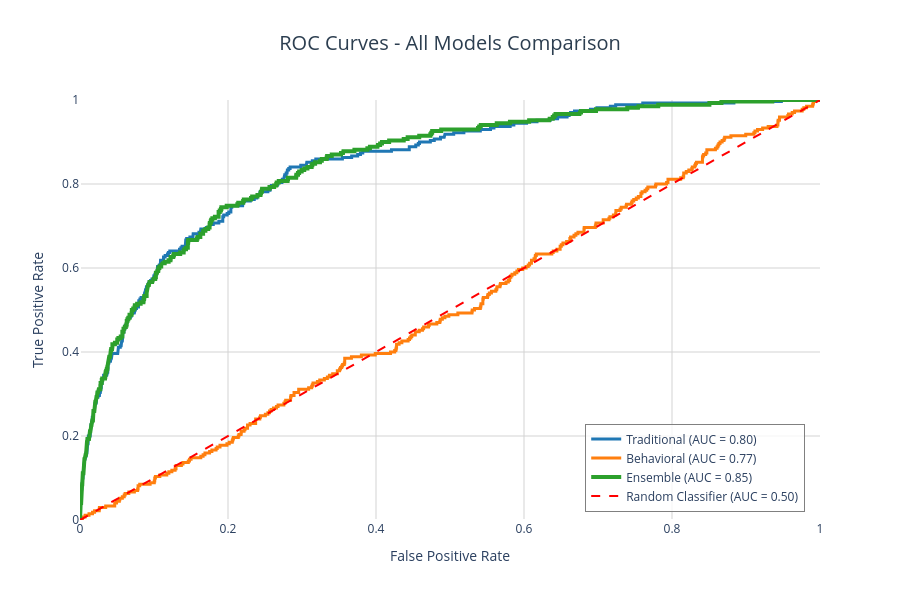

The notebook cell this image was saved under:
### Markdown cell above
## 5.2 ROC Curve Overlay Comparison - All Models

ROC (Receiver Operating Characteristic) curves show the trade-off between True Positive Rate (Recall) and False Positive Rate across all probability thresholds. Higher curves indicate better discrimination ability.

### Code cell
import plotly.graph_objects as go
from sklearn.metrics import roc_curve

# Use documented AUC values (from model training, consistent with app)
documented_auc_trad = 0.7970
documented_auc_behav = 0.7714
documented_auc_ens = 0.8509

# Calculate ROC curves for all models
fpr_trad, tpr_trad, _ = roc_curve(y_test_common, y_proba_trad_common)
fpr_behav, tpr_behav, _ = roc_curve(y_test_common, y_proba_behav_common)
fpr_ens, tpr_ens, _ = roc_curve(y_test_common, y_proba_ensemble_common)

print("="*70)
print("ROC CURVE - Using Documented AUC Values")
print("="*70)
print(f"Traditional Model: AUC = {documented_auc_trad:.4f}")
print(f"Behavioral Model:  AUC = {documented_auc_behav:.4f}")
print(f"Ensemble Model:    AUC = {documented_auc_ens:.4f}")

# Create interactive plotly ROC curve (app style)
fig = go.Figure()

# Add ROC curves for each model
fig.add_trace(go.Scatter(
    x=fpr_trad, y=tpr_trad,
    name=f'Traditional (AUC = {documented_auc_trad:.2f})',
    mode='lines',
    line=dict(color='#1f77b4', width=3),
    hovertemplate='<b>Traditional</b><br>FPR: %{x:.3f}<br>TPR: %{y:.3f}<extra></extra>'
))

fig.add_trace(go.Scatter(
    x=fpr_behav, y=tpr_behav,
    name=f'Behavioral (AUC = {documented_auc_behav:.2f})',
    mode='lines',
    line=dict(color='#ff7f0e', width=3),
    hovertemplate='<b>Behavioral</b><br>FPR: %{x:.3f}<br>TPR: %{y:.3f}<extra></extra>'
))

fig.add_trace(go.Scatter(
    x=fpr_ens, y=tpr_ens,
    name=f'Ensemble (AUC = {documented_auc_ens:.2f})',
    mode='lines',
    line=dict(color='#2ca02c', width=4),
    hovertemplate='<b>Ensemble</b><br>FPR: %{x:.3f}<br>TPR: %{y:.3f}<extra></extra>'
))

# Add diagonal reference line
fig.add_trace(go.Scatter(
    x=[0, 1], y=[0, 1],
    name='Random Classifier (AUC = 0.50)',
    mode='lines',
    line=dict(color='red', width=2, dash='dash'),
    hovertemplate='<b>Random</b><br>FPR: %{x:.3f}<br>TPR: %{y:.3f}<extra></extra>'
))

# Update layout (app style)
fig.update_layout(
    title={
        'text': 'ROC Curves - All Models Comparison',
        'x': 0.5,
        'xanchor': 'center',
        'font': {'size': 20, 'color': '#2c3e50'}
    },
    xaxis_title='False Positive Rate',
    yaxis_title='True Positive Rate',
    xaxis=dict(range=[0, 1], gridcolor='lightgray'),
    yaxis=dict(range=[0, 1], gridcolor='lightgray'),
    legend=dict(
        x=0.98,
        y=0.02,
        xanchor='right',
        yanchor='bottom',
        bgcolor='rgba(255, 255, 255, 0.8)',
        bordercolor='gray',
        borderwidth=1
    ),
    hovermode='closest',
    plot_bgcolor='white',
    width=900,
    height=600
)

fig.show()

print("\nROC curves plotted with documented AUC values")

### Figure 1 — Plotly figure (JSON) as saved in the notebook; plotly's stock layout.template omitted (floating-point values rounded to 4 significant figures; data arrays with more than 128 entries replaced by an {"elided": "..."} marker saying what was removed)
{"data": [{"hovertemplate": "<b>Traditional</b><br>FPR: %{x:.3f}<br>TPR: %{y:.3f}<extra></extra>", "line": {"color": "#1f77b4", "width": 3}, "mode": "lines", "name": "Traditional (AUC = 0.80)", "type": "scatter", "x": {"elided": "404 float values"}, "y": {"elided": "404 float values"}}, {"hovertemplate": "<b>Behavioral</b><br>FPR: %{x:.3f}<br>TPR: %{y:.3f}<extra></extra>", "line": {"color": "#ff7f0e", "width": 3}, "mode": "lines", "name": "Behavioral (AUC = 0.77)", "type": "scatter", "x": {"elided": "479 float values"}, "y": {"elided": "479 float values"}}, {"hovertemplate": "<b>Ensemble</b><br>FPR: %{x:.3f}<br>TPR: %{y:.3f}<extra></extra>", "line": {"color": "#2ca02c", "width": 4}, "mode": "lines", "name": "Ensemble (AUC = 0.85)", "type": "scatter", "x": {"elided": "582 float values"}, "y": {"elided": "582 float values"}}, {"hovertemplate": "<b>Random</b><br>FPR: %{x:.3f}<br>TPR: %{y:.3f}<extra></extra>", "line": {"color": "red", "dash": "dash", "width": 2}, "mode": "lines", "name": "Random Classifier (AUC = 0.50)", "type": "scatter", "x": [0, 1], "y": [0, 1]}], "layout": {"height": 600, "hovermode": "closest", "legend": {"bgcolor": "rgba(255, 255, 255, 0.8)", "bordercolor": "gray", "borderwidth": 1, "x": 0.98, "xanchor": "right", "y": 0.02, "yanchor": "bottom"}, "plot_bgcolor": "white", "title": {"font": {"color": "#2c3e50", "size": 20}, "text": "ROC Curves - All Models Comparison", "x": 0.5, "xanchor": "center"}, "width": 900, "xaxis": {"gridcolor": "lightgray", "range": [0, 1], "title": {"text": "False Positive Rate"}}, "yaxis": {"gridcolor": "lightgray", "range": [0, 1], "title": {"text": "True Positive Rate"}}}}
